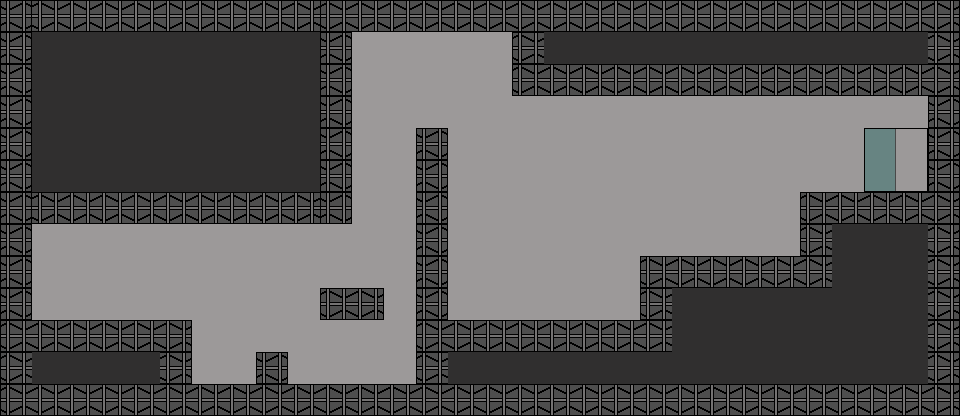

Tiled map render using the project's own tile images. Description and the whole map definition, tile-layer contents included, below:
An orthogonal 30x13 tile map with 32x32 px tiles, 4 tile layers (back_tuto_01, sol_tuto, mur_tuto, fin_tuto), 2 tilesets and 2 objects.

<map version="1.9" tiledversion="1.9.2" orientation="orthogonal" renderorder="right-down" width="30" height="13" tilewidth="32" tileheight="32" infinite="0" nextlayerid="10" nextobjectid="5">
 <editorsettings>
  <export target="tuto_01.json" format="json" />
 </editorsettings>
 <tileset firstgid="1" name="tile_set_tuto" tilewidth="32" tileheight="32" tilecount="36" columns="6">
  <image source="../assets/tile_set_tuto.png" width="192" height="192" />
  <tile id="0">
   <properties>
    <property name="mur" type="bool" value="true" />
   </properties>
  </tile>
  <tile id="3">
   <properties>
    <property name="start" type="bool" value="true" />
   </properties>
  </tile>
  <tile id="4">
   <properties>
    <property name="sol" type="bool" value="true" />
   </properties>
  </tile>
  <tile id="5">
   <properties>
    <property name="fin" type="bool" value="true" />
   </properties>
  </tile>
 </tileset>
 <tileset firstgid="37" name="tile_set_lab" tilewidth="32" tileheight="32" tilecount="144" columns="12">
  <image source="../assets/tile_set_lab.png" width="390" height="384" />
 </tileset>
 <layer id="6" name="back_tuto_01" width="30" height="13">
  <data encoding="csv">
133,133,133,133,133,133,133,133,133,133,133,133,133,133,133,133,133,133,133,133,133,133,133,133,133,133,133,133,133,133,
133,133,133,133,133,133,133,133,133,133,133,133,133,133,133,133,133,133,133,133,133,133,133,133,133,133,133,133,133,133,
133,133,133,133,133,133,133,133,133,133,133,133,133,133,133,133,133,133,133,133,133,133,133,133,133,133,133,133,133,133,
133,133,133,133,133,133,133,133,133,133,133,133,133,133,133,133,133,133,133,133,133,133,133,133,133,133,133,133,133,133,
133,133,133,133,133,133,133,133,133,133,133,133,133,133,133,133,133,133,133,133,133,133,133,133,133,133,133,133,133,133,
133,133,133,133,133,133,133,133,133,133,133,133,133,133,133,133,133,133,133,133,133,133,133,133,133,133,133,133,133,133,
133,133,133,133,133,133,133,133,133,133,133,133,133,133,133,133,133,133,133,133,133,133,133,133,133,133,133,133,133,133,
133,133,133,133,133,133,133,133,133,133,133,133,133,133,133,133,133,133,133,133,133,133,133,133,133,133,133,133,133,133,
133,133,133,133,133,133,133,133,133,133,133,133,133,133,133,133,133,133,133,133,133,133,133,133,133,133,133,133,133,133,
133,133,133,133,133,133,133,133,133,133,133,133,133,133,133,133,133,133,133,133,133,133,133,133,133,133,133,133,133,133,
133,133,133,133,133,133,133,133,133,133,133,133,133,133,133,133,133,133,133,133,133,133,133,133,133,133,133,133,133,133,
133,133,133,133,133,133,133,133,133,133,133,133,133,133,133,133,133,133,133,133,133,133,133,133,133,133,133,133,133,133,
133,133,133,133,133,133,133,133,133,133,133,133,133,133,133,133,133,133,133,133,133,133,133,133,133,133,133,133,133,133
</data>
 </layer>
 <layer id="1" name="sol_tuto" width="30" height="13">
  <data encoding="csv">
116,118,118,118,118,118,118,118,118,118,104,118,118,118,118,118,118,118,118,118,118,118,118,118,118,118,118,118,118,105,
116,96,96,96,96,96,96,96,96,96,116,0,0,0,0,0,104,96,96,96,96,96,96,96,96,96,96,96,96,105,
116,96,96,96,96,96,96,96,96,96,116,0,0,0,0,0,104,118,118,118,118,118,118,118,118,118,118,118,118,105,
116,96,96,96,96,96,96,96,96,96,116,0,0,0,0,0,0,0,0,0,0,0,0,0,0,0,0,0,0,116,
116,96,96,96,96,96,96,96,96,96,116,0,0,116,0,0,0,0,0,0,0,0,0,0,0,0,0,0,0,116,
116,96,96,96,96,96,96,96,96,96,116,0,0,116,0,0,0,0,0,0,0,0,0,0,0,0,0,0,0,116,
116,118,118,118,118,118,118,118,118,118,116,0,0,116,0,0,0,0,0,0,0,0,0,0,0,104,118,118,118,105,
116,0,0,0,0,0,0,0,0,0,0,0,0,116,0,0,0,0,0,0,0,0,0,0,0,104,96,96,96,105,
116,0,0,0,0,0,0,0,0,0,0,0,0,116,0,0,0,0,0,0,104,118,118,118,118,118,96,96,96,105,
116,0,0,0,0,0,0,0,0,0,104,105,0,116,0,0,0,0,0,0,104,96,96,96,96,96,96,96,96,105,
104,118,118,118,118,105,0,0,0,0,0,0,0,104,118,118,118,118,118,118,118,96,96,96,96,96,96,96,96,105,
104,96,96,96,96,105,0,0,116,0,0,0,0,104,96,96,96,96,96,96,96,96,96,96,96,96,96,96,96,105,
104,118,118,118,118,118,118,118,118,118,118,118,118,118,118,118,118,118,118,118,118,118,118,118,118,118,118,118,118,105
</data>
 </layer>
 <layer id="7" name="mur_tuto" width="30" height="13">
  <data encoding="csv">
0,0,0,0,0,0,0,0,0,0,0,0,0,0,0,0,0,0,0,0,0,0,0,0,0,0,0,0,0,0,
0,0,0,0,0,0,0,0,0,0,0,0,0,0,0,0,0,0,0,0,0,0,0,0,0,0,0,0,0,0,
0,0,0,0,0,0,0,0,0,0,0,0,0,0,0,0,0,0,0,0,0,0,0,0,0,0,0,0,0,0,
0,0,0,0,0,0,0,0,0,0,0,0,0,0,0,0,0,0,0,0,0,0,0,0,0,0,0,0,0,0,
0,0,0,0,0,0,0,0,0,0,0,0,0,0,0,0,0,0,0,0,0,0,0,0,0,0,0,0,0,0,
0,0,0,0,0,0,0,0,0,0,0,0,0,0,0,0,0,0,0,0,0,0,0,0,0,0,0,0,0,0,
0,0,0,0,0,0,0,0,0,0,0,0,0,0,0,0,0,0,0,0,0,0,0,0,0,0,0,0,0,0,
0,0,0,0,0,0,0,0,0,0,0,0,0,0,0,0,0,0,0,0,0,0,0,0,0,0,0,0,0,0,
0,0,0,0,0,0,0,0,0,0,0,0,0,0,0,0,0,0,0,0,0,0,0,0,0,0,0,0,0,0,
0,0,0,0,0,0,0,0,0,0,0,0,0,0,0,0,0,0,0,0,0,0,0,0,0,0,0,0,0,0,
0,0,0,0,0,0,0,0,0,0,0,0,0,0,0,0,0,0,0,0,0,0,0,0,0,0,0,0,0,0,
0,0,0,0,0,0,0,0,0,0,0,0,0,0,0,0,0,0,0,0,0,0,0,0,0,0,0,0,0,0,
0,0,0,0,0,0,0,0,0,0,0,0,0,0,0,0,0,0,0,0,0,0,0,0,0,0,0,0,0,0
</data>
 </layer>
 <objectgroup id="3" name="ennemis_tuto" />
 <objectgroup id="8" name="ennemis_lv_001_statique">
  <object id="3" x="528.329" y="295.934">
   <point />
  </object>
 </objectgroup>
 <objectgroup id="9" name="ennemis_lv_001_twin">
  <object id="4" x="773.779" y="231.525">
   <point />
  </object>
 </objectgroup>
 <layer id="4" name="fin_tuto" width="30" height="13">
  <data encoding="csv">
0,0,0,0,0,0,0,0,0,0,0,0,0,0,0,0,0,0,0,0,0,0,0,0,0,0,0,0,0,0,
0,0,0,0,0,0,0,0,0,0,0,0,0,0,0,0,0,0,0,0,0,0,0,0,0,0,0,0,0,0,
0,0,0,0,0,0,0,0,0,0,0,0,0,0,0,0,0,0,0,0,0,0,0,0,0,0,0,0,0,0,
0,0,0,0,0,0,0,0,0,0,0,0,0,0,0,0,0,0,0,0,0,0,0,0,0,0,0,0,0,0,
0,0,0,0,0,0,0,0,0,0,0,0,0,0,0,0,0,0,0,0,0,0,0,0,0,0,0,99,100,0,
0,0,0,0,0,0,0,0,0,0,0,0,0,0,0,0,0,0,0,0,0,0,0,0,0,0,0,111,112,0,
0,0,0,0,0,0,0,0,0,0,0,0,0,0,0,0,0,0,0,0,0,0,0,0,0,0,0,0,0,0,
0,0,0,0,0,0,0,0,0,0,0,0,0,0,0,0,0,0,0,0,0,0,0,0,0,0,0,0,0,0,
0,0,0,0,0,0,0,0,0,0,0,0,0,0,0,0,0,0,0,0,0,0,0,0,0,0,0,0,0,0,
0,0,0,0,0,0,0,0,0,0,0,0,0,0,0,0,0,0,0,0,0,0,0,0,0,0,0,0,0,0,
0,0,0,0,0,0,0,0,0,0,0,0,0,0,0,0,0,0,0,0,0,0,0,0,0,0,0,0,0,0,
0,0,0,0,0,0,0,0,0,0,0,0,0,0,0,0,0,0,0,0,0,0,0,0,0,0,0,0,0,0,
0,0,0,0,0,0,0,0,0,0,0,0,0,0,0,0,0,0,0,0,0,0,0,0,0,0,0,0,0,0
</data>
 </layer>
</map>
